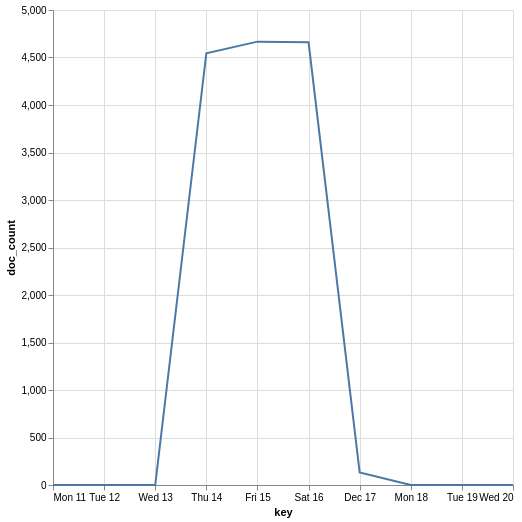

Write a Vega-Lite specification for this figure.
### Vega-Lite specification from a JSON file in a GitHub repository (floating-point values rounded to 4 significant figures)
{"$schema": "https://vega.github.io/schema/vega-lite/v5.json", "data": {"format": {"property": "aggregations.time_buckets.buckets"}, "values": {"aggregations": {"time_buckets": {"buckets": [{"key": 1512950400000, "doc_count": 0}, {"key": 1513036800000, "doc_count": 0}, {"key": 1513123200000, "doc_count": 0}, {"key": 1513209600000, "doc_count": 4545}, {"key": 1513296000000, "doc_count": 4667}, {"key": 1513382400000, "doc_count": 4660}, {"key": 1513468800000, "doc_count": 133}, {"key": 1513555200000, "doc_count": 0}, {"key": 1513641600000, "doc_count": 0}, {"key": 1513728000000, "doc_count": 0}]}}, "status": 200}}, "mark": "line", "encoding": {"x": {"field": "key", "type": "temporal", "title": "key"}, "y": {"field": "doc_count", "type": "quantitative", "title": "doc_count"}}, "autosize": {"type": "fit"}, "width": 512, "height": 512, "config": {"kibana": {"renderer": "svg"}}}
